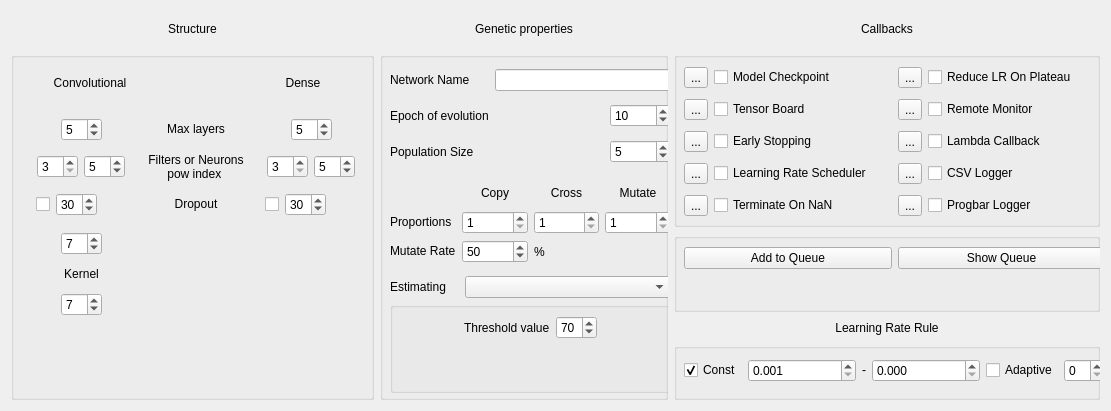
   <widget class="QWidget" name="gridLayoutWidget_10">
    <property name="geometry">
     <rect>
      <x>10</x>
      <y>10</y>
      <width>1111</width>
      <height>411</height>
     </rect>
    </property>
    <layout class="QGridLayout" name="gridLayout_10" rowstretch="1,10" columnstretch="367,292,431">
     <item row="1" column="1">
      <widget class="QGroupBox" name="groupBox">
       <property name="title">
        <string/>
       </property>
       <widget class="QWidget" name="gridLayoutWidget_5">
        <property name="geometry">
         <rect>
          <x>10</x>
          <y>130</y>
          <width>281</width>
          <height>81</height>
         </rect>
        </property>
        <layout class="QGridLayout" name="gridLayout_5">
         <item row="1" column="1">
          <widget class="QSpinBox" name="copy_SB">
           <property name="minimum">
            <number>1</number>
           </property>
          </widget>
         </item>
         <item row="0" column="2">
          <widget class="QLabel" name="label_21">
           <property name="text">
            <string>&lt;html&gt;&lt;head/&gt;&lt;body&gt;&lt;p align=&quot;center&quot;&gt;Cross&lt;/p&gt;&lt;/body&gt;&lt;/html&gt;</string>
           </property>
          </widget>
         </item>
         <item row="0" column="3">
          <widget class="QLabel" name="label_22">
           <property name="text">
            <string>&lt;html&gt;&lt;head/&gt;&lt;body&gt;&lt;p align=&quot;center&quot;&gt;Mutate&lt;/p&gt;&lt;/body&gt;&lt;/html&gt;</string>
           </property>
          </widget>
         </item>
         <item row="0" column="1">
          <widget class="QLabel" name="label_20">
           <property name="text">
            <string>&lt;html&gt;&lt;head/&gt;&lt;body&gt;&lt;p align=&quot;center&quot;&gt;Copy&lt;/p&gt;&lt;/body&gt;&lt;/html&gt;</string>
           </property>
          </widget>
         </item>
         <item row="1" column="0">
          <widget class="QLabel" name="label_19">
           <property name="text">
            <string>&lt;html&gt;&lt;head/&gt;&lt;body&gt;&lt;p&gt;Proportions&lt;/p&gt;&lt;/body&gt;&lt;/html&gt;</string>
           </property>
          </widget>
         </item>
         <item row="1" column="3">
          <widget class="QSpinBox" name="mutate_SB">
           <property name="minimum">
            <number>1</number>
           </property>
          </widget>
         </item>
         <item row="1" column="2">
          <widget class="QSpinBox" name="cross_SP">
           <property name="minimum">
            <number>1</number>
           </property>
          </widget>
         </item>
         <item row="2" column="0">
          <widget class="QLabel" name="label_23">
           <property name="text">
            <string>&lt;html&gt;&lt;head/&gt;&lt;body&gt;&lt;p&gt;Mutate Rate&lt;/p&gt;&lt;/body&gt;&lt;/html&gt;</string>
           </property>
          </widget>
         </item>
         <item row="2" column="1">
          <widget class="QSpinBox" name="mutateRate_SB">
           <property name="minimum">
            <number>10</number>
           </property>
           <property name="maximum">
            <number>100</number>
           </property>
           <property name="value">
            <number>50</number>
           </property>
          </widget>
         </item>
         <item row="2" column="2">
          <widget class="QLabel" name="label_24">
           <property name="text">
            <string>%</string>
           </property>
          </widget>
         </item>
        </layout>
       </widget>
       <widget class="QWidget" name="horizontalLayoutWidget_24">
        <property name="geometry">
         <rect>
          <x>10</x>
          <y>220</y>
          <width>281</width>
          <height>31</height>
         </rect>
        </property>
        <layout class="QHBoxLayout" name="horizontalLayout_25" stretch="1,3">
         <item>
          <widget class="QLabel" name="label_25">
           <property name="text">
            <string>&lt;html&gt;&lt;head/&gt;&lt;body&gt;&lt;p&gt;Estimating&lt;/p&gt;&lt;/body&gt;&lt;/html&gt;</string>
           </property>
          </widget>
         </item>
         <item>
          <widget class="QComboBox" name="estimatingWay_CB"/>
         </item>
        </layout>
       </widget>
       <widget class="QGroupBox" name="groupBox_3">
        <property name="geometry">
         <rect>
          <x>10</x>
          <y>250</y>
          <width>281</width>
          <height>91</height>
         </rect>
        </property>
        <property name="title">
         <string/>
        </property>
        <widget class="QWidget" name="horizontalLayoutWidget_3">
         <property name="geometry">
          <rect>
           <x>0</x>
           <y>10</y>
           <width>281</width>
           <height>31</height>
          </rect>
         </property>
         <layout class="QHBoxLayout" name="horizontalLayout_32">
          <item>
           <spacer name="horizontalSpacer_17">
            <property name="orientation">
             <enum>Qt::Horizontal</enum>
            </property>
            <property name="sizeHint" stdset="0">
             <size>
              <width>40</width>
              <height>20</height>
             </size>
            </property>
           </spacer>
          </item>
          <item>
           <widget class="QLabel" name="label_32">
            <property name="text">
             <string>Threshold value</string>
            </property>
           </widget>
          </item>
          <item>
           <widget class="QSpinBox" name="spinBox">
            <property name="minimum">
             <number>50</number>
            </property>
            <property name="value">
             <number>70</number>
            </property>
           </widget>
          </item>
          <item>
           <spacer name="horizontalSpacer_38">
            <property name="orientation">
             <enum>Qt::Horizontal</enum>
            </property>
            <property name="sizeHint" stdset="0">
             <size>
              <width>40</width>
              <height>20</height>
             </size>
            </property>
           </spacer>
          </item>
         </layout>
        </widget>
       </widget>
       <widget class="QWidget" name="gridLayoutWidget_4">
        <property name="geometry">
         <rect>
          <x>10</x>
          <y>10</y>
          <width>281</width>
          <height>111</height>
         </rect>
        </property>
        <layout class="QGridLayout" name="gridLayout_4">
         <item row="1" column="1">
          <layout class="QHBoxLayout" name="horizontalLayout_23">
           <item>
            <spacer name="horizontalSpacer_34">
             <property name="orientation">
              <enum>Qt::Horizontal</enum>
             </property>
             <property name="sizeHint" stdset="0">
              <size>
               <width>40</width>
               <height>20</height>
              </size>
             </property>
            </spacer>
           </item>
           <item>
            <widget class="QSpinBox" name="evolEpoch_SB">
             <property name="minimum">
              <number>1</number>
             </property>
             <property name="maximum">
              <number>10000</number>
             </property>
             <property name="value">
              <number>10</number>
             </property>
            </widget>
           </item>
          </layout>
         </item>
         <item row="0" column="0">
          <widget class="QLabel" name="label_15">
           <property name="text">
            <string>Network Name</string>
           </property>
          </widget>
         </item>
         <item row="0" column="1">
          <widget class="QLineEdit" name="netName_LE"/>
         </item>
         <item row="1" column="0">
          <widget class="QLabel" name="label_18">
           <property name="text">
            <string>Epoch of evolution</string>
           </property>
          </widget>
         </item>
         <item row="2" column="0">
          <widget class="QLabel" name="label_17">
           <property name="text">
            <string>Population Size</string>
           </property>
          </widget>
         </item>
         <item row="2" column="1">
          <layout class="QHBoxLayout" name="horizontalLayout_24">
           <item>
            <spacer name="horizontalSpacer_35">
             <property name="orientation">
              <enum>Qt::Horizontal</enum>
             </property>
             <property name="sizeHint" stdset="0">
              <size>
               <width>40</width>
               <height>20</height>
              </size>
             </property>
            </spacer>
           </item>
           <item>
            <widget class="QSpinBox" name="popSize_SB">
             <property name="minimum">
              <number>3</number>
             </property>
             <property name="maximum">
              <number>10000</number>
             </property>
             <property name="value">
              <number>5</number>
             </property>
            </widget>
           </item>
          </layout>
         </item>
        </layout>
       </widget>
      </widget>
     </item>
     <item row="1" column="2">
      <layout class="QVBoxLayout" name="verticalLayout_5" stretch="181,81,85">
       <item>
        <widget class="QGroupBox" name="groupBox_9">
         <property name="title">
          <string/>
         </property>
         <widget class="QWidget" name="gridLayoutWidget_6">
          <property name="geometry">
           <rect>
            <x>10</x>
            <y>10</y>
            <width>421</width>
            <height>161</height>
           </rect>
          </property>
          <layout class="QGridLayout" name="gridLayout_6">
           <property name="sizeConstraint">
            <enum>QLayout::SetDefaultConstraint</enum>
           </property>
           <item row="0" column="3">
            <widget class="QCheckBox" name="ReduceLR_ChB">
             <property name="text">
              <string>Reduce LR On Plateau</string>
             </property>
            </widget>
           </item>
           <item row="1" column="1">
            <widget class="QCheckBox" name="tensorBoard_ChB">
             <property name="text">
              <string>Tensor Board</string>
             </property>
            </widget>
           </item>
           <item row="5" column="3">
            <widget class="QCheckBox" name="ProgbarLogger_ChB">
             <property name="text">
              <string>Progbar Logger</string>
             </property>
            </widget>
           </item>
           <item row="2" column="1">
            <widget class="QCheckBox" name="earlyStopping_ChB">
             <property name="text">
              <string>Early Stopping</string>
             </property>
            </widget>
           </item>
           <item row="3" column="3">
            <widget class="QCheckBox" name="CSVLogger_ChB">
             <property name="text">
              <string>CSV Logger</string>
             </property>
            </widget>
           </item>
           <item row="2" column="3">
            <widget class="QCheckBox" name="lambda_ChB">
             <property name="text">
              <string>Lambda Callback</string>
             </property>
            </widget>
           </item>
           <item row="5" column="1">
            <widget class="QCheckBox" name="terminateNaN_ChB">
             <property name="text">
              <string>Terminate On NaN</string>
             </property>
            </widget>
           </item>
           <item row="1" column="3">
            <widget class="QCheckBox" name="remoteMonitor_ChB">
             <property name="text">
              <string>Remote Monitor</string>
             </property>
            </widget>
           </item>
           <item row="3" column="1">
            <widget class="QCheckBox" name="scheduler_ChB">
             <property name="text">
              <string>Learning Rate Scheduler</string>
             </property>
            </widget>
           </item>
           <item row="0" column="1">
            <widget class="QCheckBox" name="modelCheckpoint_ChB">
             <property name="text">
              <string>Model Checkpoint</string>
             </property>
            </widget>
           </item>
           <item row="0" column="0">
            <widget class="QToolButton" name="modelCheckpoint_TB">
             <property name="text">
              <string>...</string>
             </property>
            </widget>
           </item>
           <item row="1" column="0">
            <widget class="QToolButton" name="tensorBoard_TB">
             <property name="text">
              <string>...</string>
             </property>
            </widget>
           </item>
           <item row="2" column="0">
            <widget class="QToolButton" name="earlyStopping_TB">
             <property name="text">
              <string>...</string>
             </property>
            </widget>
           </item>
           <item row="3" column="0">
            <widget class="QToolButton" name="scheduler_TB">
             <property name="text">
              <string>...</string>
             </property>
            </widget>
           </item>
           <item row="5" column="0">
            <widget class="QToolButton" name="terminateNaN_TB">
             <property name="text">
              <string>...</string>
             </property>
            </widget>
           </item>
           <item row="0" column="2">
            <widget class="QToolButton" name="ReduceLR_TB">
             <property name="text">
              <string>...</string>
             </property>
            </widget>
           </item>
           <item row="1" column="2">
            <widget class="QToolButton" name="remoteMonitor_TB">
             <property name="text">
              <string>...</string>
             </property>
            </widget>
           </item>
           <item row="2" column="2">
            <widget class="QToolButton" name="lambda_TB">
             <property name="text">
              <string>...</string>
             </property>
            </widget>
           </item>
           <item row="3" column="2">
            <widget class="QToolButton" name="CSVLogger_TB">
             <property name="text">
              <string>...</string>
             </property>
            </widget>
           </item>
           <item row="5" column="2">
            <widget class="QToolButton" name="ProgbarLogger_TB">
             <property name="text">
              <string>...</string>
             </property>
            </widget>
           </item>
          </layout>
         </widget>
        </widget>
       </item>
       <item>
        <widget class="QGroupBox" name="groupBox_5">
         <property name="title">
          <string/>
         </property>
         <widget class="QWidget" name="horizontalLayoutWidget_6">
          <property name="geometry">
           <rect>
            <x>10</x>
            <y>10</y>
            <width>421</width>
            <height>31</height>
           </rect>
          </property>
          <layout class="QHBoxLayout" name="horizontalLayout_27">
           <item>
            <widget class="QPushButton" name="search_Btn">
             <property name="text">
              <string>Add to Queue</string>
             </property>
            </widget>
           </item>
           <item>
            <widget class="QPushButton" name="train_Btn">
             <property name="text">
              <string>Show Queue</string>
             </property>
            </widget>
           </item>
          </layout>
         </widget>
        </widget>
       </item>
       <item>
        <layout class="QVBoxLayout" name="verticalLayout_4" stretch="1,3">
         <item>
          <widget class="QLabel" name="label_29">
           <property name="text">
            <string>Learning Rate Rule</string>
           </property>
           <property name="alignment">
            <set>Qt::AlignCenter</set>
           </property>
          </widget>
         </item>
         <item>
          <widget class="QGroupBox" name="groupBox_8">
           <property name="title">
            <string/>
           </property>
           <widget class="QWidget" name="horizontalLayoutWidget_5">
            <property name="geometry">
             <rect>
              <x>10</x>
              <y>10</y>
              <width>421</width>
              <height>35</height>
             </rect>
            </property>
            <layout class="QHBoxLayout" name="horizontalLayout_26">
             <item>
              <layout class="QHBoxLayout" name="horizontalLayout_30" stretch="0,1,0,1">
               <item>
                <widget class="QCheckBox" name="constLR_ChB">
                 <property name="text">
                  <string>Const</string>
                 </property>
                 <property name="checked">
                  <bool>true</bool>
                 </property>
                </widget>
               </item>
               <item>
                <widget class="QDoubleSpinBox" name="minLR_dSB">
                 <property name="decimals">
                  <number>3</number>
                 </property>
                 <property name="minimum">
                  <double>0.001000000000000</double>
                 </property>
                </widget>
               </item>
               <item>
                <widget class="QLabel" name="label_30">
                 <property name="text">
                  <string>&lt;html&gt;&lt;head/&gt;&lt;body&gt;&lt;p align=&quot;center&quot;&gt;-&lt;/p&gt;&lt;/body&gt;&lt;/html&gt;</string>
                 </property>
                </widget>
               </item>
               <item>
                <widget class="QDoubleSpinBox" name="maxLR_dSB">
                 <property name="decimals">
                  <number>3</number>
                 </property>
                </widget>
               </item>
              </layout>
             </item>
             <item>
              <layout class="QHBoxLayout" name="horizontalLayout_4">
               <item>
                <widget class="QCheckBox" name="adaptiveLR_ChB">
                 <property name="text">
                  <string>Adaptive</string>
                 </property>
                </widget>
               </item>
               <item>
                <widget class="QSpinBox" name="spinBox_17"/>
               </item>
              </layout>
             </item>
            </layout>
           </widget>
          </widget>
         </item>
        </layout>
       </item>
      </layout>
     </item>
     <item row="0" column="2">
      <widget class="QLabel" name="label_31">
       <property name="text">
        <string>Callbacks</string>
       </property>
       <property name="alignment">
        <set>Qt::AlignCenter</set>
       </property>
      </widget>
     </item>
     <item row="0" column="1">
      <widget class="QLabel" name="label_26">
       <property name="text">
        <string>Genetic properties</string>
       </property>
       <property name="alignment">
        <set>Qt::AlignCenter</set>
       </property>
      </widget>
     </item>
     <item row="0" column="0">
      <widget class="QLabel" name="label_16">
       <property name="text">
        <string>Structure</string>
       </property>
       <property name="alignment">
        <set>Qt::AlignCenter</set>
       </property>
      </widget>
     </item>
     <item row="1" column="0">
      <widget class="QGroupBox" name="groupBox_4">
       <property name="styleSheet">
        <string notr="true"/>
       </property>
       <property name="title">
        <string/>
       </property>
       <widget class="QWidget" name="gridLayoutWidget_2">
        <property name="geometry">
         <rect>
          <x>10</x>
          <y>60</y>
          <width>351</width>
          <height>111</height>
         </rect>
        </property>
        <layout class="QGridLayout" name="gridLayout_2">
         <item row="0" column="1">
          <widget class="QLabel" name="label_11">
           <property name="text">
            <string>&lt;html&gt;&lt;head/&gt;&lt;body&gt;&lt;p align=&quot;center&quot;&gt;Max layers&lt;/p&gt;&lt;/body&gt;&lt;/html&gt;</string>
           </property>
          </widget>
         </item>
         <item row="0" column="2">
          <layout class="QHBoxLayout" name="horizontalLayout_19">
           <item>
            <spacer name="horizontalSpacer_23">
             <property name="orientation">
              <enum>Qt::Horizontal</enum>
             </property>
             <property name="sizeHint" stdset="0">
              <size>
               <width>40</width>
               <height>20</height>
              </size>
             </property>
            </spacer>
           </item>
           <item>
            <widget class="QSpinBox" name="maxDense_SB">
             <property name="minimum">
              <number>1</number>
             </property>
             <property name="value">
              <number>5</number>
             </property>
            </widget>
           </item>
           <item>
            <spacer name="horizontalSpacer_24">
             <property name="orientation">
              <enum>Qt::Horizontal</enum>
             </property>
             <property name="sizeHint" stdset="0">
              <size>
               <width>40</width>
               <height>20</height>
              </size>
             </property>
            </spacer>
           </item>
          </layout>
         </item>
         <item row="1" column="1">
          <widget class="QLabel" name="label_12">
           <property name="text">
            <string>&lt;html&gt;&lt;head/&gt;&lt;body&gt;&lt;p align=&quot;center&quot;&gt;Filters or Neurons&lt;br/&gt;pow index &lt;/p&gt;&lt;/body&gt;&lt;/html&gt;</string>
           </property>
          </widget>
         </item>
         <item row="2" column="0">
          <layout class="QHBoxLayout" name="horizontalLayout_2" stretch="1,0,0,3">
           <item>
            <spacer name="horizontalSpacer_8">
             <property name="orientation">
              <enum>Qt::Horizontal</enum>
             </property>
             <property name="sizeHint" stdset="0">
              <size>
               <width>40</width>
               <height>20</height>
              </size>
             </property>
            </spacer>
           </item>
           <item>
            <widget class="QCheckBox" name="cDropout_ChB">
             <property name="text">
              <string/>
             </property>
            </widget>
           </item>
           <item>
            <widget class="QSpinBox" name="cMaxDropout_SB">
             <property name="minimum">
              <number>10</number>
             </property>
             <property name="maximum">
              <number>99</number>
             </property>
             <property name="value">
              <number>30</number>
             </property>
            </widget>
           </item>
           <item>
            <spacer name="horizontalSpacer_16">
             <property name="orientation">
              <enum>Qt::Horizontal</enum>
             </property>
             <property name="sizeHint" stdset="0">
              <size>
               <width>40</width>
               <height>20</height>
              </size>
             </property>
            </spacer>
           </item>
          </layout>
         </item>
         <item row="2" column="1">
          <widget class="QLabel" name="label_13">
           <property name="text">
            <string>&lt;html&gt;&lt;head/&gt;&lt;body&gt;&lt;p align=&quot;center&quot;&gt;Dropout&lt;/p&gt;&lt;/body&gt;&lt;/html&gt;</string>
           </property>
          </widget>
         </item>
         <item row="0" column="0">
          <layout class="QHBoxLayout" name="horizontalLayout_17">
           <item>
            <spacer name="horizontalSpacer_19">
             <property name="orientation">
              <enum>Qt::Horizontal</enum>
             </property>
             <property name="sizeHint" stdset="0">
              <size>
               <width>40</width>
               <height>20</height>
              </size>
             </property>
            </spacer>
           </item>
           <item>
            <widget class="QSpinBox" name="maxConv_SB">
             <property name="minimum">
              <number>1</number>
             </property>
             <property name="value">
              <number>5</number>
             </property>
            </widget>
           </item>
           <item>
            <spacer name="horizontalSpacer_20">
             <property name="orientation">
              <enum>Qt::Horizontal</enum>
             </property>
             <property name="sizeHint" stdset="0">
              <size>
               <width>40</width>
               <height>20</height>
              </size>
             </property>
            </spacer>
           </item>
          </layout>
         </item>
         <item row="1" column="0">
          <layout class="QHBoxLayout" name="horizontalLayout_18">
           <item>
            <spacer name="horizontalSpacer_21">
             <property name="orientation">
              <enum>Qt::Horizontal</enum>
             </property>
             <property name="sizeHint" stdset="0">
              <size>
               <width>40</width>
               <height>20</height>
              </size>
             </property>
            </spacer>
           </item>
           <item>
            <widget class="QSpinBox" name="min_filersPowIndex_SB">
             <property name="minimum">
              <number>3</number>
             </property>
            </widget>
           </item>
           <item>
            <widget class="QSpinBox" name="max_filersPowIndex_SB">
             <property name="minimum">
              <number>3</number>
             </property>
             <property name="value">
              <number>5</number>
             </property>
            </widget>
           </item>
           <item>
            <spacer name="horizontalSpacer_22">
             <property name="orientation">
              <enum>Qt::Horizontal</enum>
             </property>
             <property name="sizeHint" stdset="0">
              <size>
               <width>40</width>
               <height>20</height>
              </size>
             </property>
            </spacer>
           </item>
          </layout>
         </item>
         <item row="1" column="2">
          <layout class="QHBoxLayout" name="horizontalLayout_20">
           <item>
            <spacer name="horizontalSpacer_25">
             <property name="orientation">
              <enum>Qt::Horizontal</enum>
             </property>
             <property name="sizeHint" stdset="0">
              <size>
               <width>40</width>
               <height>20</height>
              </size>
             </property>
            </spacer>
           </item>
           <item>
            <widget class="QSpinBox" name="min_neuronsPowIndex_SB">
             <property name="minimum">
              <number>3</number>
             </property>
            </widget>
           </item>
           <item>
            <widget class="QSpinBox" name="max_neuronsPowIndex_SB">
             <property name="minimum">
              <number>3</number>
             </property>
             <property name="value">
              <number>5</number>
             </property>
            </widget>
           </item>
           <item>
            <spacer name="horizontalSpacer_26">
             <property name="orientation">
              <enum>Qt::Horizontal</enum>
             </property>
             <property name="sizeHint" stdset="0">
              <size>
               <width>40</width>
               <height>20</height>
              </size>
             </property>
            </spacer>
           </item>
          </layout>
         </item>
         <item row="2" column="2">
          <layout class="QHBoxLayout" name="horizontalLayout_3" stretch="1,0,0,3">
           <item>
            <spacer name="horizontalSpacer_15">
             <property name="orientation">
              <enum>Qt::Horizontal</enum>
             </property>
             <property name="sizeHint" stdset="0">
              <size>
               <width>40</width>
               <height>20</height>
              </size>
             </property>
            </spacer>
           </item>
           <item>
            <widget class="QCheckBox" name="dDropout_ChB">
             <property name="text">
              <string/>
             </property>
            </widget>
           </item>
           <item>
            <widget class="QSpinBox" name="dMaxDropout_SB">
             <property name="minimum">
              <number>10</number>
             </property>
             <property name="value">
              <number>30</number>
             </property>
            </widget>
           </item>
           <item>
            <spacer name="horizontalSpacer_18">
             <property name="orientation">
              <enum>Qt::Horizontal</enum>
             </property>
             <property name="sizeHint" stdset="0">
              <size>
               <width>40</width>
               <height>20</height>
              </size>
             </property>
            </spacer>
           </item>
          </layout>
         </item>
        </layout>
       </widget>
       <widget class="QWidget" name="verticalLayoutWidget">
        <property name="geometry">
         <rect>
          <x>10</x>
          <y>180</y>
          <width>121</width>
          <height>84</height>
         </rect>
        </property>
        <layout class="QVBoxLayout" name="verticalLayout">
         <item>
          <layout class="QHBoxLayout" name="horizontalLayout_21">
           <item>
            <spacer name="horizontalSpacer_27">
             <property name="orientation">
              <enum>Qt::Horizontal</enum>
             </property>
             <property name="sizeHint" stdset="0">
              <size>
               <width>40</width>
               <height>20</height>
              </size>
             </property>
            </spacer>
           </item>
           <item>
            <widget class="QSpinBox" name="xKernel_SB">
             <property name="minimum">
              <number>2</number>
             </property>
             <property name="value">
              <number>7</number>
             </property>
            </widget>
           </item>
           <item>
            <spacer name="horizontalSpacer_28">
             <property name="orientation">
              <enum>Qt::Horizontal</enum>
             </property>
             <property name="sizeHint" stdset="0">
              <size>
               <width>40</width>
               <height>20</height>
              </size>
             </property>
            </spacer>
           </item>
          </layout>
         </item>
         <item>
          <widget class="QLabel" name="label_14">
           <property name="text">
            <string>&lt;html&gt;&lt;head/&gt;&lt;body&gt;&lt;p align=&quot;center&quot;&gt;Kernel&lt;/p&gt;&lt;/body&gt;&lt;/html&gt;</string>
           </property>
          </widget>
         </item>
         <item>
          <layout class="QHBoxLayout" name="horizontalLayout_22">
           <item>
            <spacer name="horizontalSpacer_29">
             <property name="orientation">
              <enum>Qt::Horizontal</enum>
             </property>
             <property name="sizeHint" stdset="0">
              <size>
               <width>40</width>
               <height>20</height>
              </size>
             </property>
            </spacer>
           </item>
           <item>
            <widget class="QSpinBox" name="yKernel_SB">
             <property name="minimum">
              <number>2</number>
             </property>
             <property name="value">
              <number>7</number>
             </property>
            </widget>
           </item>
           <item>
            <spacer name="horizontalSpacer_30">
             <property name="orientation">
              <enum>Qt::Horizontal</enum>
             </property>
             <property name="sizeHint" stdset="0">
              <size>
               <width>40</width>
               <height>20</height>
              </size>
             </property>
            </spacer>
           </item>
          </layout>
         </item>
        </layout>
       </widget>
       <widget class="QWidget" name="horizontalLayoutWidget_2">
        <property name="geometry">
         <rect>
          <x>10</x>
          <y>10</y>
          <width>351</width>
          <height>41</height>
         </rect>
        </property>
        <layout class="QHBoxLayout" name="horizontalLayout_10" stretch="2,1,2">
         <item>
          <widget class="QLabel" name="label_9">
           <property name="text">
            <string>Convolutional</string>
           </property>
           <property name="alignment">
            <set>Qt::AlignCenter</set>
           </property>
          </widget>
         </item>
         <item>
          <spacer name="horizontalSpacer_39">
           <property name="orientation">
            <enum>Qt::Horizontal</enum>
           </property>
           <property name="sizeHint" stdset="0">
            <size>
             <width>40</width>
             <height>20</height>
            </size>
           </property>
          </spacer>
         </item>
         <item>
          <widget class="QLabel" name="label_10">
           <property name="text">
            <string>Dense</string>
           </property>
           <property name="alignment">
            <set>Qt::AlignCenter</set>
           </property>
          </widget>
         </item>
        </layout>
       </widget>
      </widget>
     </item>
    </layout>
   </widget>
